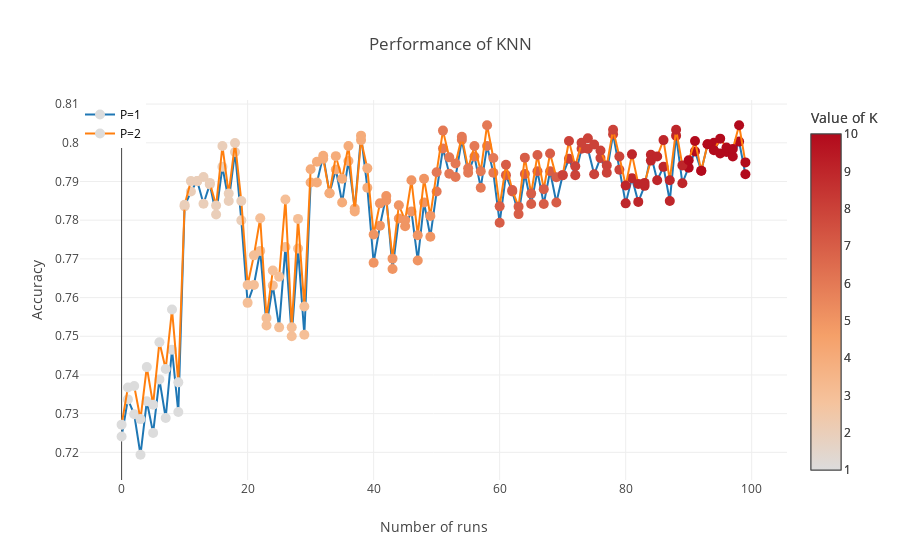

Notebook cell for this chart:
### Code cell
# Scatter plot to display the result of KNN 

trace0 = go.Scatter(
    x = df_scores.index,
    y = df_scores.p1,
    mode = 'markers+lines',
    name = 'P=1',
    marker=dict(
        size=10,
        color = df_scores.kVal,
        colorbar=dict(title='Value of K'),
        showscale=True
    )
)
trace1 = go.Scatter(
    x = df_scores.index,
    y = df_scores.p2,
    mode = 'lines+markers',
    name = 'P=2',
    marker=dict(
        size=10,
        color = df_scores.kVal,
        colorbar=dict(title='Value of K'),
        showscale=True
    )
)

data = [trace0, trace1]


layout= go.Layout(
    legend=dict(
        x=0,
        y=1,
        traceorder='normal',
        font=dict(
            size=12,
            color='#000'
        )
    ),
    title= 'Performance of KNN',
    xaxis= dict(
        title= 'Number of runs'
    ),
    yaxis=dict(
        title= 'Accuracy'
    )
)  

fig= go.Figure(data=data, layout=layout)
py.iplot(fig)

### Figure 1 — Plotly figure (JSON) as saved in the notebook; plotly's stock layout.template omitted (floating-point values rounded to 4 significant figures)
{"data": [{"marker": {"color": [1, 1, 1, 1, 1, 1, 1, 1, 1, 1, 2, 2, 2, 2, 2, 2, 2, 2, 2, 2, 3, 3, 3, 3, 3, 3, 3, 3, 3, 3, 4, 4, 4, 4, 4, 4, 4, 4, 4, 4, 5, 5, 5, 5, 5, 5, 5, 5, 5, 5, 6, 6, 6, 6, 6, 6, 6, 6, 6, 6, 7, 7, 7, 7, 7, 7, 7, 7, 7, 7, 8, 8, 8, 8, 8, 8, 8, 8, 8, 8, 9, 9, 9, 9, 9, 9, 9, 9, 9, 9, 10, 10, 10, 10, 10, 10, 10, 10, 10, 10], "colorbar": {"title": {"text": "Value of K"}}, "showscale": true, "size": 10}, "mode": "markers+lines", "name": "P=1", "type": "scatter", "uid": "35bdd840-ae3e-44c8-be4b-bd4c6fd8b1cd", "x": [0, 1, 2, 3, 4, 5, 6, 7, 8, 9, 10, 11, 12, 13, 14, 15, 16, 17, 18, 19, 20, 21, 22, 23, 24, 25, 26, 27, 28, 29, 30, 31, 32, 33, 34, 35, 36, 37, 38, 39, 40, 41, 42, 43, 44, 45, 46, 47, 48, 49, 50, 51, 52, 53, 54, 55, 56, 57, 58, 59, 60, 61, 62, 63, 64, 65, 66, 67, 68, 69, 70, 71, 72, 73, 74, 75, 76, 77, 78, 79, 80, 81, 82, 83, 84, 85, 86, 87, 88, 89, 90, 91, 92, 93, 94, 95, 96, 97, 98, 99], "y": [0.7241, 0.7337, 0.7299, 0.7194, 0.7332, 0.725, 0.7389, 0.7289, 0.7465, 0.7304, 0.7836, 0.7874, 0.7901, 0.7843, 0.7893, 0.7815, 0.7938, 0.7849, 0.7976, 0.78, 0.7586, 0.7632, 0.7721, 0.7528, 0.7631, 0.7523, 0.773, 0.75, 0.7727, 0.7504, 0.7897, 0.7897, 0.7966, 0.7869, 0.7931, 0.7846, 0.7953, 0.783, 0.8018, 0.7884, 0.769, 0.7786, 0.7863, 0.7674, 0.7804, 0.7784, 0.7823, 0.7696, 0.7846, 0.7757, 0.7874, 0.7985, 0.792, 0.7912, 0.8008, 0.7922, 0.7965, 0.7884, 0.7992, 0.7922, 0.7794, 0.7916, 0.7874, 0.7816, 0.7919, 0.7842, 0.7926, 0.7842, 0.7926, 0.7846, 0.7916, 0.7959, 0.7916, 0.7985, 0.7985, 0.7919, 0.7961, 0.7922, 0.8022, 0.793, 0.7843, 0.7909, 0.7847, 0.7889, 0.7969, 0.7903, 0.7938, 0.7849, 0.8018, 0.7896, 0.7936, 0.7978, 0.7928, 0.7996, 0.8, 0.7972, 0.7976, 0.7965, 0.8003, 0.7919]}, {"marker": {"color": [1, 1, 1, 1, 1, 1, 1, 1, 1, 1, 2, 2, 2, 2, 2, 2, 2, 2, 2, 2, 3, 3, 3, 3, 3, 3, 3, 3, 3, 3, 4, 4, 4, 4, 4, 4, 4, 4, 4, 4, 5, 5, 5, 5, 5, 5, 5, 5, 5, 5, 6, 6, 6, 6, 6, 6, 6, 6, 6, 6, 7, 7, 7, 7, 7, 7, 7, 7, 7, 7, 8, 8, 8, 8, 8, 8, 8, 8, 8, 8, 9, 9, 9, 9, 9, 9, 9, 9, 9, 9, 10, 10, 10, 10, 10, 10, 10, 10, 10, 10], "colorbar": {"title": {"text": "Value of K"}}, "showscale": true, "size": 10}, "mode": "lines+markers", "name": "P=2", "type": "scatter", "uid": "1c8a8c51-0990-4455-8497-ccf1fc9ac8c0", "x": [0, 1, 2, 3, 4, 5, 6, 7, 8, 9, 10, 11, 12, 13, 14, 15, 16, 17, 18, 19, 20, 21, 22, 23, 24, 25, 26, 27, 28, 29, 30, 31, 32, 33, 34, 35, 36, 37, 38, 39, 40, 41, 42, 43, 44, 45, 46, 47, 48, 49, 50, 51, 52, 53, 54, 55, 56, 57, 58, 59, 60, 61, 62, 63, 64, 65, 66, 67, 68, 69, 70, 71, 72, 73, 74, 75, 76, 77, 78, 79, 80, 81, 82, 83, 84, 85, 86, 87, 88, 89, 90, 91, 92, 93, 94, 95, 96, 97, 98, 99], "y": [0.7272, 0.7368, 0.7371, 0.7286, 0.742, 0.7323, 0.7485, 0.7416, 0.7569, 0.7381, 0.784, 0.7901, 0.7901, 0.7912, 0.7896, 0.7838, 0.7992, 0.7869, 0.7999, 0.7849, 0.7632, 0.7709, 0.7805, 0.7547, 0.767, 0.7654, 0.7853, 0.7523, 0.7803, 0.7577, 0.7932, 0.7951, 0.7959, 0.7869, 0.7965, 0.7907, 0.7992, 0.7823, 0.8007, 0.7934, 0.7763, 0.7843, 0.7851, 0.7701, 0.7839, 0.78, 0.7903, 0.7761, 0.7907, 0.7811, 0.7924, 0.8031, 0.7962, 0.7946, 0.8015, 0.7934, 0.7992, 0.7926, 0.8045, 0.7961, 0.7836, 0.7943, 0.7878, 0.7835, 0.7962, 0.7869, 0.7969, 0.788, 0.7972, 0.7911, 0.7916, 0.8005, 0.7939, 0.8, 0.8012, 0.7995, 0.798, 0.7942, 0.8034, 0.7965, 0.7889, 0.797, 0.7893, 0.7896, 0.7954, 0.7965, 0.8007, 0.7903, 0.8034, 0.7942, 0.7955, 0.8005, 0.7928, 0.7996, 0.7981, 0.8011, 0.7988, 0.7984, 0.8045, 0.7949]}], "layout": {"legend": {"font": {"color": "#000", "size": 12}, "traceorder": "normal", "x": 0, "y": 1}, "title": {"text": "Performance of KNN"}, "xaxis": {"title": {"text": "Number of runs"}}, "yaxis": {"title": {"text": "Accuracy"}}}}
